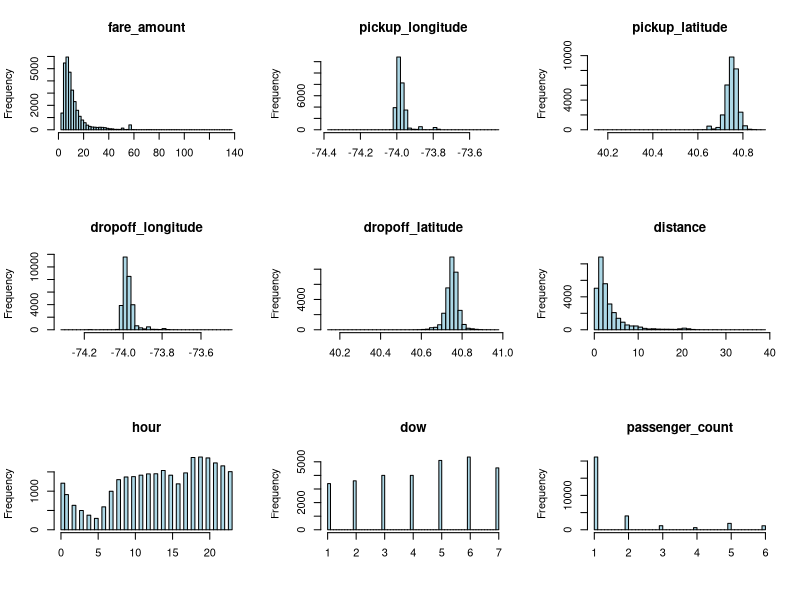
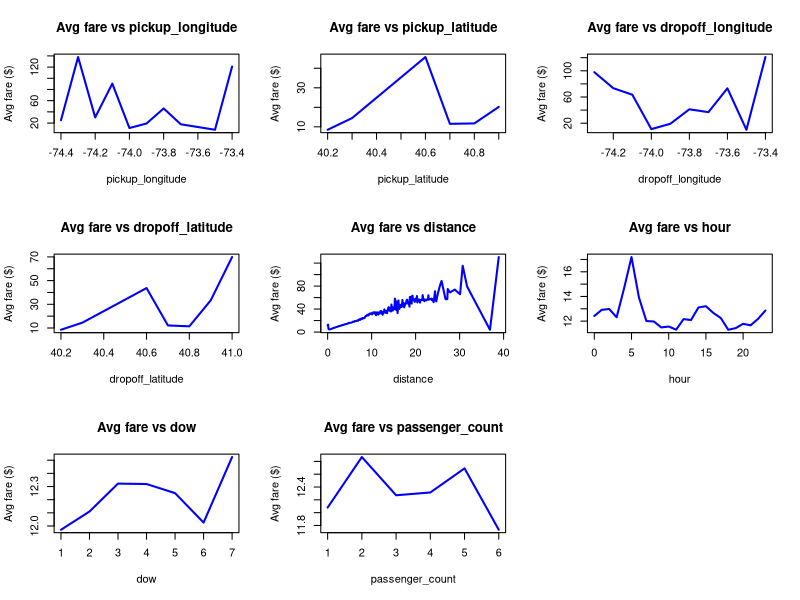

Generate these figures, in order, with R:
library(glmnet)
set.seed(7)

#read data
train_dat <- read.csv("W26P1_train.csv", header = TRUE)
test_dat <- read.csv("W26P1_test.csv", header = TRUE)

# Haversine distance (in km)
haversine <- function(lat1, lon1, lat2, lon2) {
  R    <- 6371 # to get it in kilometres
  dlat <- (lat2 - lat1) * pi / 180
  dlon <- (lon2 - lon1) * pi / 180
  a    <- sin(dlat/2)^2 + cos(lat1*pi/180) * cos(lat2*pi/180) * sin(dlon/2)^2
  2 * R * asin(sqrt(a))
}

# Parse datetime for both sets
train_time <- as.POSIXct(as.character(train_dat$pickup_datetime))
test_time  <- as.POSIXct(as.character(test_dat$pickup_datetime))

# Distance
train_dat$distance <- haversine(train_dat$pickup_latitude, train_dat$pickup_longitude,
                                train_dat$dropoff_latitude, train_dat$dropoff_longitude)
test_dat$distance  <- haversine(test_dat$pickup_latitude,  test_dat$pickup_longitude,
                                test_dat$dropoff_latitude,  test_dat$dropoff_longitude)

# Hour of day (0–23)
train_dat$hour <- as.numeric(format(train_time, "%H"))
test_dat$hour  <- as.numeric(format(test_time,  "%H"))

# Day of week (1 = Monday … 7 = Sunday)
train_dat$dow  <- as.numeric(format(train_time, "%u"))
test_dat$dow   <- as.numeric(format(test_time,  "%u"))

train_dat[train_dat$distance <=0, ]

# ── Prepare model matrices ─────────────────────────────────────────────────────

features <- c("pickup_longitude", "pickup_latitude",
              "dropoff_longitude", "dropoff_latitude",
              "distance", "hour", "dow", "passenger_count")

par(mfrow = c(3, 3))

# Distribution of target
hist(train_dat$fare_amount, main = "fare_amount", 
     col = "lightblue", breaks = 50, xlab = "")

# Diagram used in introduction
# Histograms for each feature
for (f in features) {
  hist(train_dat[[f]], main = f, 
       col = "lightblue", breaks = 50, xlab = "")
}

par(mfrow = c(3, 3))

# Average fare plot for questions 2, 3 and 4 of exploratory data analysis
for (f in features) {
  # round feature to reduce number of unique values
  rounded <- round(train_dat[[f]], 1)
  avg_fare <- tapply(train_dat$fare_amount, rounded, mean)
  
  plot(as.numeric(names(avg_fare)), avg_fare,
       main = paste("Avg fare vs", f),
       xlab = f, ylab = "Avg fare ($)",
       type = "l", col = "blue", lwd = 2)
}

# For Question 1 of exploratory data analysis
# Most common pickup latitude band
lat_freq <- sort(table(round(train_dat$pickup_latitude, 3)), decreasing = TRUE)
head(lat_freq,1)

# Most common pickup longitude band
lon_freq <- sort(table(round(train_dat$pickup_longitude, 3)), decreasing = TRUE)
head(lon_freq,1)
